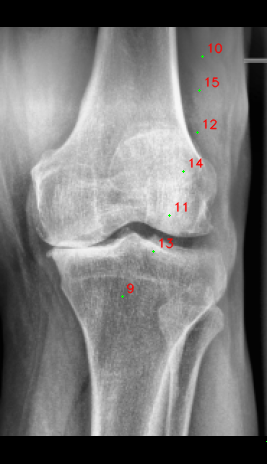
#> input picture notebooks/visual_strd_16.png, 267 x 464 px
$ python LLR_to_knee.py ../notebooks out
#> lines starting #> are read from the running program, lines starting #| are printed output that depends on the picture
import os
import argparse
from PIL import Image

def crop_knee_from_leg(input_path, output_path):
#> called with input_path = '../notebooks', output_path = 'out'
    if not os.path.exists(output_path):
        os.makedirs(output_path)

    valid_extensions = ('.jpg', '.jpeg', '.png', '.bmp', '.tiff')

    for filename in os.listdir(input_path):
        if filename.lower().endswith(valid_extensions):
            img_path = os.path.join(input_path, filename)
            with Image.open(img_path) as img:
#> img is the input picture: PIL image 267x464 RGB; mean R, G, B 118.8, 118.3, 118.2
                width, height = img.size
#> width = 267; height = 464

                # 640x1536 senaryosu için diz bölgesi tahmini:
                # Genellikle boyun 1/3'lük orta kısmı (512px - 1024px arası)
                # diz eklemini kapsar. Bu değerleri ihtiyaca göre güncelleyebilirsiniz.
                top = height * 0.35
#> top = 162.4
                bottom = height * 0.65
#> bottom = 301.6
                left = 0
                right = width
#> right = 267

                img_cropped = img.crop((left, top, right, bottom))
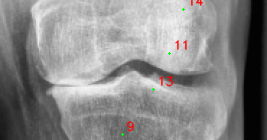
#> img_cropped: PIL image 267x140 RGB; mean R, G, B 137.7, 137, 136.8

                save_path = os.path.join(output_path, filename)
                img_cropped.save(save_path)
                print(f"Processed: {filename}")
#> pass 2 of the loop in crop_knee_from_leg, `for filename in os.listdir(input_path):`:
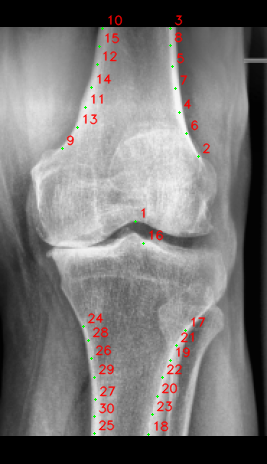
#> input picture notebooks/visual_strd_8.png, 267 x 464 px
#> in crop_knee_from_leg, img is the input picture: PIL image 267x464 RGB; mean R, G, B 119.5, 117.3, 117
#> in crop_knee_from_leg, `img_cropped = img.crop((left, top, right, bottom))`:
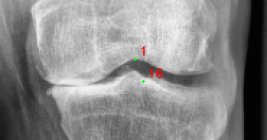
#> img_cropped: PIL image 267x140 RGB; mean R, G, B 137.6, 137.3, 137.2

if __name__ == "__main__":
    parser = argparse.ArgumentParser(description="Crop knee area from full leg X-rays.")
    parser.add_argument("input", help="Source folder path")
    parser.add_argument("output", help="Destination folder path")

    args = parser.parse_args()
    crop_knee_from_leg(args.input, args.output)

# python LLR_to_knee.py <source-path> <target-path>
